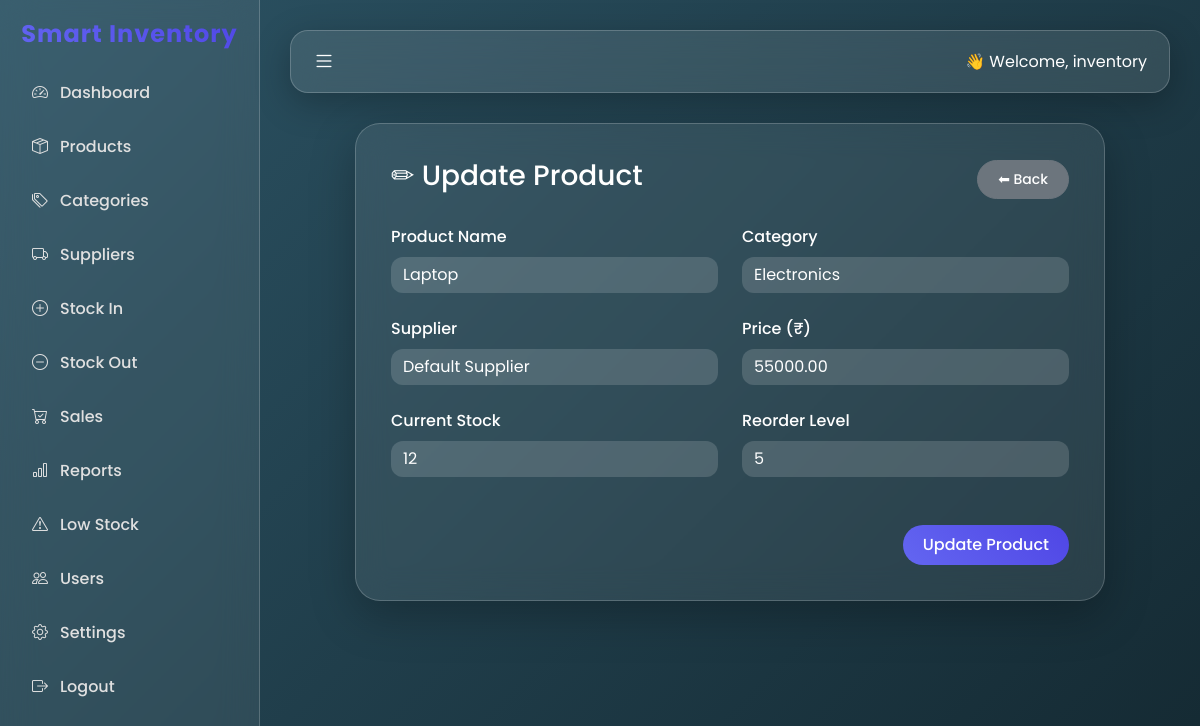
The page /update-product/1/ (signed in) on the database its author committed.
### inventory_app/models.py (models this page shows, shortened)
class Product(models.Model):
    name = models.CharField(max_length=200)
    sku = models.CharField(max_length=50, unique=True)
    category = models.ForeignKey(
        Category,
        on_delete=models.CASCADE,
        related_name="products"
    )
    supplier = models.CharField(max_length=100, default="Default Supplier")
    price = models.DecimalField(max_digits=10, decimal_places=2)
    current_stock = models.PositiveIntegerField(default=0)
    reorder_level = models.PositiveIntegerField(default=10)
    created_at = models.DateTimeField(auto_now_add=True)
    class Meta:
        ordering = ['name']

class Category(models.Model):
    name = models.CharField(max_length=100, unique=True)
    class Meta:
        ordering = ['name']
        verbose_name_plural = "Categories"

### inventory_app/views.py (the view)
# urls.py: path('update-product/<int:product_id>/', views.update_product, name='update_product'),
@login_required
def update_product(request, product_id):
    product = get_object_or_404(Product, id=product_id)
    categories = Category.objects.all()
    if request.method == "POST":
        form = ProductForm(request.POST, instance=product)
        if form.is_valid():
            form.save()
            messages.success(request, "Product updated successfully!")
            return redirect('product_list')
    else:
        form = ProductForm(instance=product)
    return render(request, 'add_product.html', {
        'form': form,
        'categories': categories
    })

### inventory_app/templates/add_product.html (shortened to what this page needs)
{% extends 'base.html' %}
{% block content %}
<div class="container mt-4 fade-in">
    <div class="form-card">
        <div class="d-flex justify-content-between align-items-center mb-4">
            <h3>
                {% if form.instance.pk %}
                    ✏ Update Product
                {% else %}
                    ➕ Add New Product
                {% endif %}
            </h3>
            <a href="{% url 'product_list' %}" class="btn btn-secondary btn-sm btn-back">
                ⬅ Back
            </a>
        </div>
        <form method="POST">
            <div class="row g-4">
                <div class="col-md-6">
                    <label class="form-label">Product Name</label>
                    {{ form.name }}
                </div>
                <div class="col-md-6">
                    <label class="form-label">Category</label>
                    <select name="category" class="form-control" required>
                        {% for category in categories %}
                            <option value="{{ category.id }}"
                                {% if form.instance.category.id == category.id %}
                                    selected
                                {% endif %}
                            >
                                {{ category.name }}
                            </option>
                        {% endfor %}
                    </select>
                </div>
                <div class="col-md-6">
                    <label class="form-label">Supplier</label>
                    {{ form.supplier }}
                </div>
                <div class="col-md-6">
                    <label class="form-label">Price (₹)</label>
                    {{ form.price }}
                </div>
                <div class="col-md-6">
                    <label class="form-label">Current Stock</label>
                    {{ form.current_stock }}
                </div>
                <div class="col-md-6">
                    <label class="form-label">Reorder Level</label>
                    {{ form.reorder_level }}
                </div>
            </div>
            <div class="mt-5 text-end">
                <button type="submit" class="btn btn-gradient text-white">
                    {% if form.instance.pk %}
                        Update Product
                    {% else %}
                        Save Product
                    {% endif %}
                </button>
            </div>
        </form>
    </div>
</div>
{% endblock %}

### inventory_app/templates/base.html (shortened to what this page needs)
<!DOCTYPE html>
<html>
<head>
    <link href="https://cdn.jsdelivr.net/npm/bootstrap@5.3.2/dist/css/bootstrap.min.css" rel="stylesheet">
    <link href="https://cdn.jsdelivr.net/npm/bootstrap-icons/font/bootstrap-icons.css" rel="stylesheet">
</head>
<body>
<div class="sidebar">
    <h4>Smart Inventory</h4>
    <a href="{% url 'dashboard' %}" class="{% if request.resolver_match.url_name == 'dashboard' %}active{% endif %}">
        <i class="bi bi-speedometer2"></i><span>Dashboard</span>
    </a>
    <a href="{% url 'product_list' %}" class="{% if request.resolver_match.url_name == 'product_list' %}active{% endif %}">
        <i class="bi bi-box-seam"></i><span>Products</span>
    </a>
    <a href="{% url 'category_list' %}" class="{% if request.resolver_match.url_name == 'category_list' %}active{% endif %}">
        <i class="bi bi-tags"></i><span>Categories</span>
    </a>
    <a href="{% url 'supplier_list' %}" class="{% if request.resolver_match.url_name == 'supplier_list' %}active{% endif %}">
        <i class="bi bi-truck"></i><span>Suppliers</span>
    </a>
    <a href="{% url 'stock_in' %}" class="{% if request.resolver_match.url_name == 'stock_in' %}active{% endif %}">
        <i class="bi bi-plus-circle"></i><span>Stock In</span>
    </a>
    <a href="{% url 'stock_out' %}" class="{% if request.resolver_match.url_name == 'stock_out' %}active{% endif %}">
        <i class="bi bi-dash-circle"></i><span>Stock Out</span>
    </a>
    <a href="{% url 'sale_history' %}" class="{% if request.resolver_match.url_name == 'sale_history' %}active{% endif %}">
        <i class="bi bi-cart-check"></i><span>Sales</span>
    </a>
    <a href="{% url 'reports' %}" class="{% if request.resolver_match.url_name == 'reports' %}active{% endif %}">
        <i class="bi bi-bar-chart"></i><span>Reports</span>
    </a>
    <a href="{% url 'low_stock' %}" class="{% if request.resolver_match.url_name == 'low_stock' %}active{% endif %}">
        <i class="bi bi-exclamation-triangle"></i><span>Low Stock</span>
    </a>
    <a href="{% url 'user_list' %}">
        <i class="bi bi-people"></i><span>Users</span>
    </a>
    <a href="{% url 'settings' %}">
        <i class="bi bi-gear"></i><span>Settings</span>
    </a>
    <a href="{% url 'logout' %}">
        <i class="bi bi-box-arrow-right"></i><span>Logout</span>
    </a>
</div>
<div class="content">
    <div class="topbar d-flex justify-content-between align-items-center">
        <div>
            <i class="bi bi-list toggle-btn" onclick="toggleSidebar()"></i>
        </div>
        <div>
            👋 Welcome, {{ request.user.username }}
        </div>
    </div>
    {% block content %}{% endblock %}
</div>
</body>
</html>

### inventory_app/templates/base.html (style rules this page uses)
* { font-family: 'Poppins', sans-serif; }
body { overflow-x: hidden; background: linear-gradient(-45deg, #141E30, #243B55, #0f2027, #2c5364); background-size: 400% 400%; animation: gradientBG 18s ease infinite; color: white; }
.sidebar { height: 100vh; width: 260px; position: fixed; backdrop-filter: blur(18px); background: rgba(255, 255, 255, 0.07); border-right: 1px solid rgba(255,255,255,0.2); padding-top: 20px; transition: 0.4s ease; }
.sidebar h4 { font-weight: 700; letter-spacing: 1px; text-align: center; margin-bottom: 20px; background: linear-gradient(45deg, #6366f1, #4f46e5); background-clip: text; -webkit-background-clip: text; color: transparent; -webkit-text-fill-color: transparent; }
.sidebar a { color: #e0e0e0; display: flex; align-items: center; gap: 12px; padding: 12px 20px; text-decoration: none; transition: 0.3s ease; border-radius: 10px; margin: 6px 12px; font-weight: 500; }
.content { margin-left: 260px; padding: 30px; transition: 0.4s ease; }
.topbar { backdrop-filter: blur(15px); background: rgba(255,255,255,0.1); padding: 14px 22px; margin-bottom: 30px; border-radius: 18px; border: 1px solid rgba(255,255,255,0.2); box-shadow: 0 10px 35px rgba(0,0,0,0.25); animation: fadeDown 0.6s ease; }
.btn { border-radius: 30px; padding: 8px 20px; font-weight: 500; transition: 0.3s ease; }
.toggle-btn { cursor: pointer; font-size: 22px; transition: 0.3s; }

### inventory_app/templates/add_product.html (style rules this page uses)
.fade-in { animation: fadeIn 0.6s ease-in-out; }
.form-card { backdrop-filter: blur(15px); background: rgba(255,255,255,0.08); border: 1px solid rgba(255,255,255,0.2); padding: 35px; border-radius: 25px; box-shadow: 0 15px 45px rgba(0,0,0,0.25); max-width: 750px; margin: auto; color: white; }
.form-label { font-weight: 500; }
.form-control, select { background: rgba(255,255,255,0.15) !important; border: none !important; color: white !important; border-radius: 12px !important; }
.btn-gradient { background: linear-gradient(45deg, #6366f1, #4f46e5); border: none; border-radius: 30px; padding: 8px 20px; transition: 0.3s ease; }
.btn-back { border-radius: 20px; }

### rows shown on the page
Product: name "Laptop", category "Electronics", supplier "Default Supplier", price "55000.00", current_stock "12", reorder_level "5"

### other values the page prints
{{ request.user.username }} "inventory"
